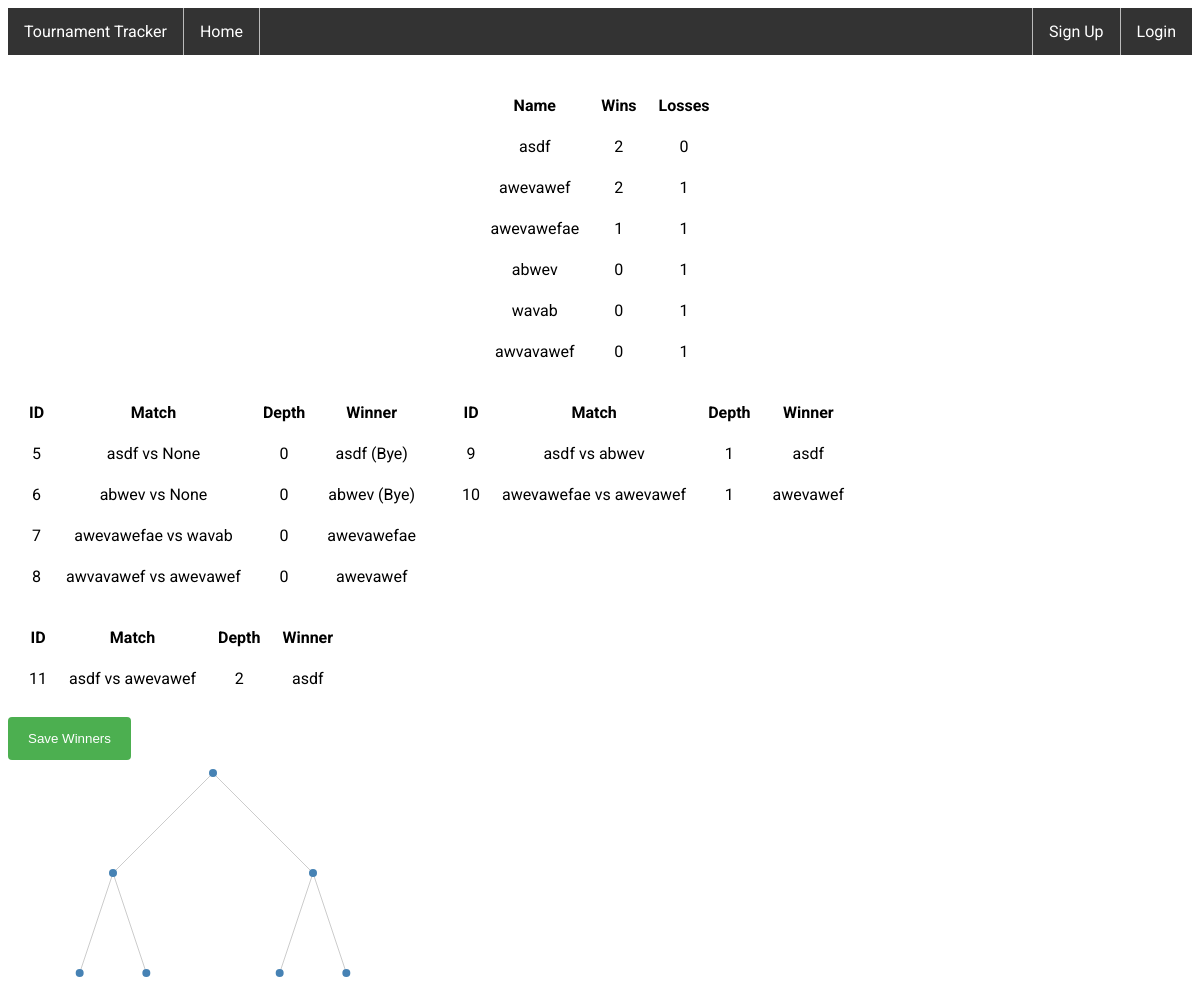
Screenshot of /15/ with the database file from the repository.
### tournament/models.py (models this page shows, shortened)
class Entrant(models.Model):
    tournament = models.ForeignKey(Tournament, on_delete=models.CASCADE)
    name = models.CharField(max_length=200, verbose_name='Name') #unique=True
    wins = models.IntegerField(default=0, verbose_name='Wins')
    losses = models.IntegerField(default=0, verbose_name='Losses')
    draws = models.IntegerField(default=0, verbose_name='Draws')
    def __str__(self):
        return self.name

class Match(models.Model):
    NOWIN = 0
    FIRSTWIN = 1
    SECONDWIN = 2
    DRAW = 3
    BYE = 4
    WINNER_CHOICES = (
        (NOWIN, 'No Winner'),
        (FIRSTWIN, 'First Entrant Winner'),
        (SECONDWIN, 'Second Entrant Winner'),
        (DRAW, 'Draw'),
        (BYE, 'Bye'),
    )
    tournament = models.ForeignKey(Tournament, on_delete=models.CASCADE)
    firstEntrant = models.ForeignKey(Entrant, default=None, blank=True, null=True, on_delete=models.CASCADE, related_name='+')
    secondEntrant = models.ForeignKey(Entrant, default=None, blank=True, null=True, on_delete=models.CASCADE, related_name='+')
    depth = models.IntegerField(default=0)
    winner = models.IntegerField(
        default=0,
        choices=WINNER_CHOICES,
        verbose_name="Winner"
    )
    parentMatch = models.ForeignKey('self', default=None, blank=True, null=True, on_delete=models.CASCADE, related_name="children")

### tournament/views.py (the view, shortened to what this page needs)
# urls.py: path('<int:tournament_id>/', views.display, name='display'),
def display(request, tournament_id):
    tournament = get_object_or_404(Tournament, id=tournament_id)
    if tournament.tournamentType == 'SE':
        matches = Match.objects.filter(tournament=tournament).order_by('depth')
        entrants = Entrant.objects.filter(tournament=tournament).order_by('-wins')
        matchCSV = outputCSV(tournament)
        context = {'tournament': tournament, 'matches': matches, 'entrants': entrants, 'matchCSV': matchCSV}
        return render(request, 'tournament/singleelimination.html', context)
    elif tournament.tournamentType == 'DE':
        matches = Match.objects.filter(tournament=tournament)
        entrants = Entrant.objects.filter(tournament=tournament)
        context = {'tournament': tournament, 'matches': matches, 'entrants': entrants}
        return render(request, 'tournament/doubleelimination.html', context)
    elif tournament.tournamentType == 'RR':
        matches = Match.objects.filter(tournament=tournament).order_by('depth')
        entrants = Entrant.objects.filter(tournament=tournament).order_by('-wins')
        context = {'tournament': tournament, 'matches': matches, 'entrants': entrants}
        return render(request, 'tournament/roundrobin.html', context)
    elif tournament.tournamentType == 'SW':
        matches = Match.objects.filter(tournament=tournament).order_by('depth')
        entrants = Entrant.objects.filter(tournament=tournament).order_by('-wins')
        context = {'tournament': tournament, 'matches': matches, 'entrants': entrants}
        return render(request, 'tournament/swiss.html', context)
    return HttpResponse("Display tournament here.")

### tournament/templates/tournament/singleelimination.html (shortened to what this page needs)
{% extends "tournament/base.html" %}
{% block content %}
    <table id="seTable">
        <tr>
            <th>Name</th>
            <th>Wins</th>
            <th>Losses</th>
        </tr>
        {% for entrant in entrants %}
            <tr>
                <td>{{ entrant.name }}</td>
                <td>{{ entrant.wins }}</td>
                <td>{{ entrant.losses }}</td>
            </tr>
        {% endfor %}
    </table>
    <form method="post">
        {% for match in matches %}
            {% ifchanged match.depth %}
                </table>
                <table class="matchTable">
                    <tr>
                        <th>ID</th>
                        <th>Match</th>
                        <th>Depth</th>
                        <th>Winner</th>
                    </tr>
            {% endifchanged %}
            <tr>
                <td>{{ match.id }}</td>
                <td>{{ match.firstEntrant }} vs {{ match.secondEntrant }}</td>
                <td>{{ match.depth }}</td>
                {% if match.winner == 0 and match.firstEntrant and match.secondEntrant %}
                    <td>
                        <select class="winner" name="{{ match.id }}">
                            <option value="0"></option>
                            <option value="1">{{ match.firstEntrant }}</option>
                            <option value="2">{{ match.secondEntrant }}</option>
                        </select>
                    </td>
                {% elif match.winner == 1 %}
                    <td>{{ match.firstEntrant }}</td>
                {% elif match.winner == 2 %}
                    <td>{{ match.secondEntrant }}</td>
                {% elif match.winner == 3 %}
                    <td>Draw</td>
                {% elif match.winner == 4 %}
                    {% if match.firstEntrant %}
                        <td>{{ match.firstEntrant }} (Bye)</td>
                    {% else %}
                        <td>{{ match.secondEntrant }} (Bye)</td>
                    {% endif %}
                {% endif %}
            </tr>
        {% endfor %}
        </table>
        <div><input type="submit" value="Save Winners" /></div>
    </form>
    <svg width="400" height="220">
        <g transform="translate(5, 5)">
        <g class="links"></g>
        <g class="nodes"></g>
        </g>
    </svg>
{% endblock %}

### tournament/static/tournament/style.css (style rules this page uses)
body { font-family: 'Roboto', sans-serif; }
table { display: flex; flex-direction: column; align-items: center; border-spacing: 20px; }
table tr td { text-align: center; vertical-align: middle }
input[type=submit] { background-color: #4CAF50; color: white; padding: 14px 20px; margin: 8px 0; border: none; border-radius: 4px; cursor: pointer; }
table.matchTable { display: inline; }

### rows the page displays
Entrant: name "asdf", wins "2", losses "0"
Entrant: name "awevawef", wins "2", losses "1"
Entrant: name "awevawefae", wins "1", losses "1"
Entrant: name "abwev", wins "0", losses "1"
Entrant: name "wavab", wins "0", losses "1"
Entrant: name "awvavawef", wins "0", losses "1"
Match: id "5", firstEntrant "asdf", secondEntrant "None", depth "0"
Match: id "6", firstEntrant "abwev", secondEntrant "None", depth "0"
Match: id "7", firstEntrant "awevawefae", secondEntrant "wavab", depth "0"
Match: id "8", firstEntrant "awvavawef", secondEntrant "awevawef", depth "0"
Match: id "9", firstEntrant "asdf", secondEntrant "abwev", depth "1"
Match: id "10", firstEntrant "awevawefae", secondEntrant "awevawef", depth "1"
Match: id "11", firstEntrant "asdf", secondEntrant "awevawef", depth "2"
